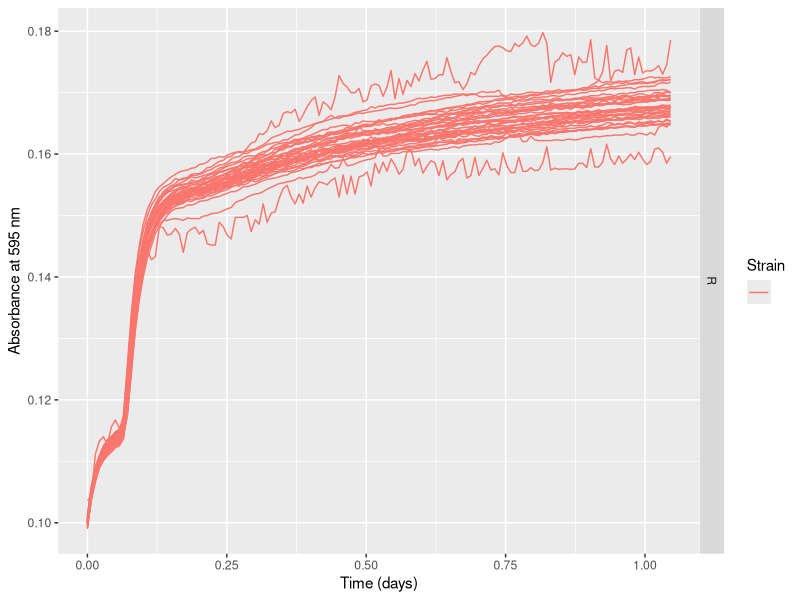
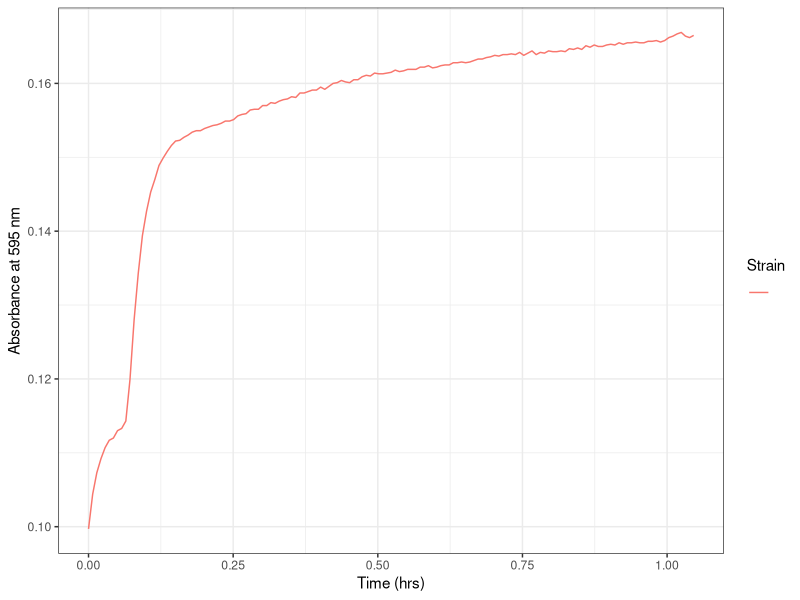
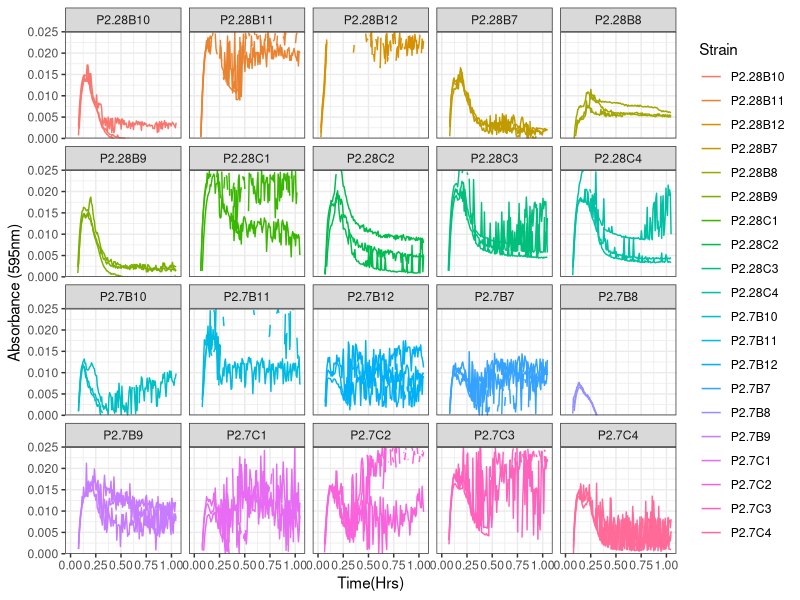
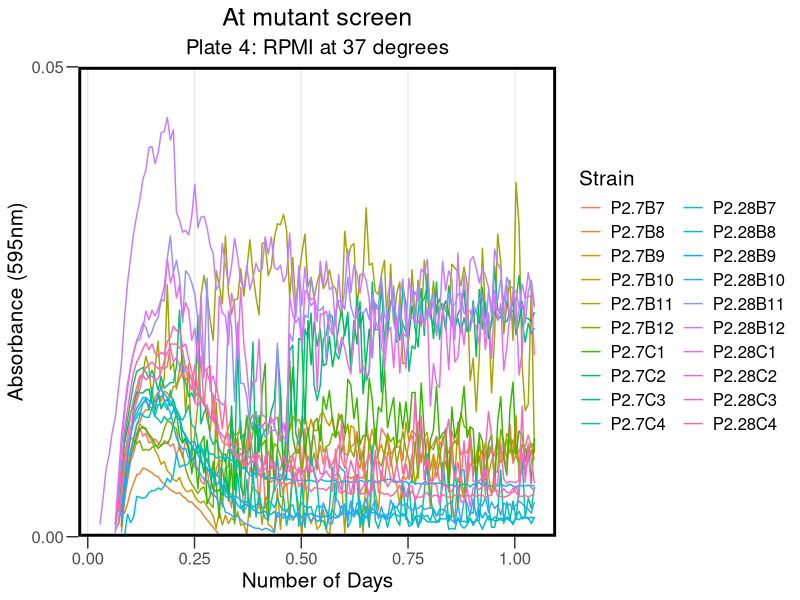
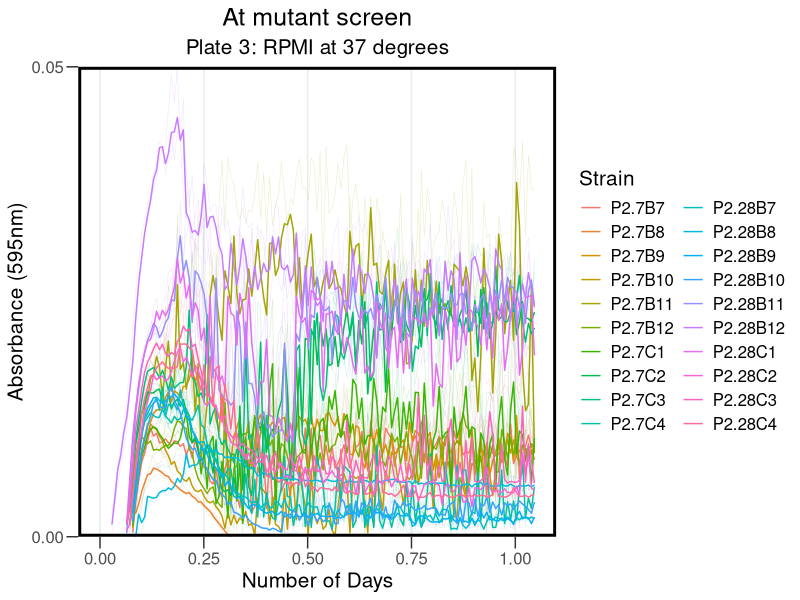
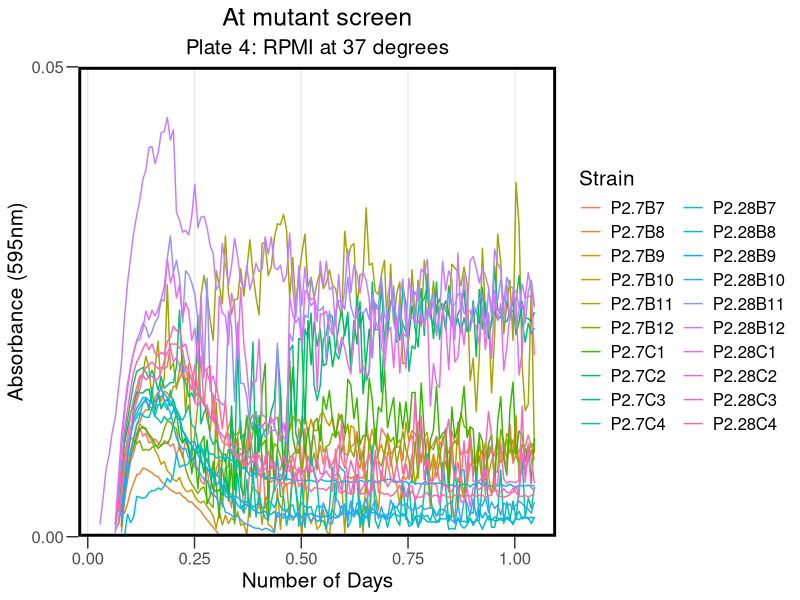
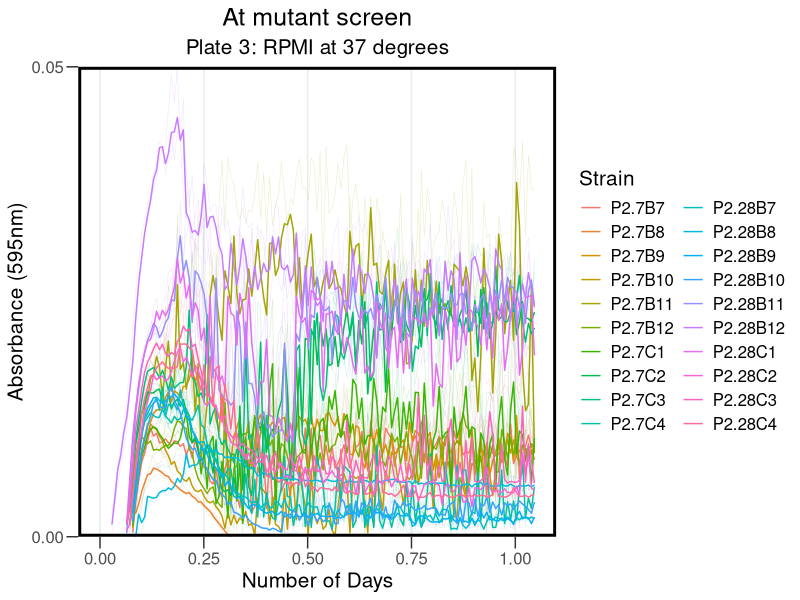

Source code (R) for these figures, in order:
## ---- chunk 1
knitr::opts_chunk$set(echo = TRUE)
## ---- chunk 2

library("reshape2")
library(dplyr)
library(ggplot2)
library(tidyverse)
library(rmarkdown)
library(cowplot)
library(yaml)
library(knitr)
## ---- chunk 3

rawdata <- read.csv("../Input/20230407_RPMI_Atmut_screen_Plate4_csv.csv")

## ---- chunk 4

 rawdata_day<-mutate(rawdata, Time = Time/86400)

## ---- chunk 5

reshaped <- melt(rawdata_day, id=c("Time", "Temp"), 
                              variable.name="Well",
                              value.name="OD595")

summary(reshaped)
## ---- chunk 6

platemap <- read.csv("../Input/20230407_RPMI_Atmut_screen_Plate4_setup.csv")
head(platemap, n=50)


## ---- chunk 7

annotated <- inner_join(reshaped, platemap, by="Well")
 
## ---- chunk 8

ggplot(data=filter(annotated,Strain==""),
           aes(x=Time, y=OD595, color=Strain, group = Well)) + 
       geom_line() + 
       facet_grid(Media ~ .) +
       labs(x="Time (days)", y="Absorbance at 595 nm")
## ---- chunk 9

ggplot(data=filter(annotated,Well=="G12"), 
       aes(x=Time, y=OD595, color=Strain, group = Well)) + 
 
       geom_line() + 
     theme_bw()+
     labs(x="Time (hrs)", y="Absorbance at 595 nm")

## ---- chunk 10

blank_OD_summary <- annotated %>%
  filter(Strain=="") %>%
  filter(Well != "A6") %>%
  filter(Well != "A12") %>%
  filter(Well != "H3") %>%
  filter(Well != "F1") %>%
    group_by(Media) %>%
  summarise(OD_median=median(OD595),
            OD_mean=mean(OD595),
            OD_max=max(OD595),
            OD_min=min(OD595))
print(blank_OD_summary)
## ---- chunk 11

normalisedOD <- annotated %>%
  left_join(blank_OD_summary, by="Media") %>%
  mutate(OD_corrected = OD595 - OD_median)

## ---- chunk 12

ggplot(data=normalisedOD %>%
                      filter(Strain != ""), 
                      aes(x=Time, y=OD_corrected, color=Strain, group = Well)) + 
       geom_line() + 
       scale_y_continuous(limits=c(0,0.025),expand=c(0,0))+
       facet_wrap(Strain ~ .)+
  
       labs(x = "Time(Hrs)",
            y = "Absorbance (595nm)") +
       theme(text = element_text(size = 20))+
       theme_bw()
## ---- chunk 13

ggplot(data=normalisedOD %>%
          dplyr::mutate(Strain = factor(Strain, levels = c("P2.7B7","P2.7B8","P2.7B9","P2.7B10","P2.7B11","P2.7B12","P2.7C1","P2.7C2","P2.7C3","P2.7C4","P2.28B7","P2.28B8","P2.28B9","P2.28B10","P2.28B11","P2.28B12","P2.28C1","P2.28C2","P2.28C3","P2.28C4" )))%>%
                     filter(Strain != ""), 
                      aes(x=Time, y=OD_corrected, color=Strain)) + 
       stat_summary(fun = "median", geom = "line", size = 0.5) +
       scale_y_continuous(limits=c(0,0.05),expand=c(0,0), breaks = c(0, 0.25, 0.05)) +
  
       labs(x = "Number of Days",
            y = "Absorbance (595nm)",
            title = "At mutant screen", subtitle = "Plate 4: RPMI at 37 degrees") +
       theme_bw() +
       theme(text = element_text(size = 15))+
       theme(axis.title = element_text(size = 15))+
       theme(axis.ticks.length = unit(0.3, "cm"))+
       theme(title = element_text(size = 15))+
       theme(panel.grid.minor = element_blank())+
    guides(color=guide_legend(ncol=2))+
 theme(legend.title = element_text(size = 15))+
      theme(legend.background = element_rect(fill = "transparent", color=NA))+
  theme(legend.key = element_rect(fill = "transparent", color=NA))+
       theme (plot.background =  element_rect(fill = "transparent", color=NA), 
         panel.background = element_rect(fill = "transparent", color=NA),)+
      theme(panel.border = element_rect(linetype = "solid", colour = "black", size = 2))+
  theme(plot.title = element_text(hjust = 0.5), plot.subtitle = element_text(hjust = 0.5) )

ggplot
       
## ---- chunk 14

ggsave("../Results/AllSummary_At4.png",width = 8,height=5)
## ---- chunk 15

ggplot(data=normalisedOD %>%
          dplyr::mutate(Strain = factor(Strain, levels = c("P2.7B7","P2.7B8","P2.7B9","P2.7B10","P2.7B11","P2.7B12","P2.7C1","P2.7C2","P2.7C3","P2.7C4","P2.28B7","P2.28B8","P2.28B9","P2.28B10","P2.28B11","P2.28B12","P2.28C1","P2.28C2","P2.28C3","P2.28C4" )))%>%
                     filter(Strain != ""), 
                      aes(x=Time, y=OD_corrected, color=Strain)) + 
       geom_line(aes(group = Well), size = 0.2, alpha = 0.2) + 
       stat_summary(fun = "median", geom = "line", size = 0.5) +
       scale_y_continuous(limits=c(0,0.05),expand=c(0,0), breaks = c(0, 0.25, 0.05)) +
    labs(x = "Number of Days",
            y = "Absorbance (595nm)",
            title = "At mutant screen", subtitle = "Plate 3: RPMI at 37 degrees") +
       theme_bw() +
       theme(text = element_text(size = 15))+
       theme(axis.title = element_text(size = 15))+
       theme(axis.ticks.length = unit(0.3, "cm"))+
       theme(title = element_text(size = 15))+
       theme(panel.grid.minor = element_blank())+
    guides(color=guide_legend(ncol=2))+
 theme(legend.title = element_text(size = 15))+
      theme(legend.background = element_rect(fill = "transparent", color=NA))+
  theme(legend.key = element_rect(fill = "transparent", color=NA))+
       theme (plot.background =  element_rect(fill = "transparent", color=NA), 
         panel.background = element_rect(fill = "transparent", color=NA),)+
      theme(panel.border = element_rect(linetype = "solid", colour = "black", size = 2))+
  theme(plot.title = element_text(hjust = 0.5), plot.subtitle = element_text(hjust = 0.5) )
## ---- chunk 16

ggsave("../Results/Statsumm_At4.png",width = 8,height=5)
